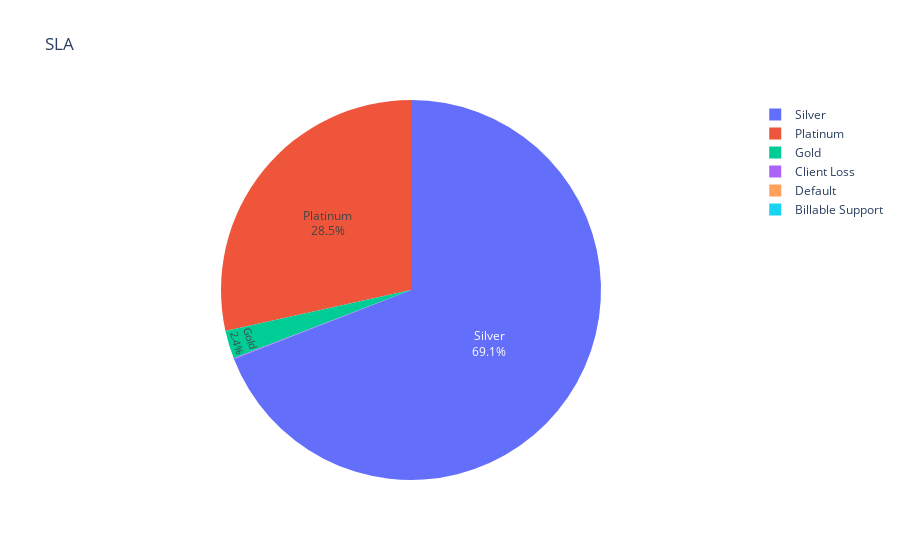

The notebook cell this image was saved under:
### Code cell
typecounts = df["SLA"].value_counts().to_dict()
df1 = pd.DataFrame(list(typecounts.items()), columns=['SLA', 'Counts'])

fig = px.pie(df1, values='Counts', names='SLA',
             title='SLA',labels='SLA')
fig.update_traces(textposition='inside', textinfo='percent+label')
fig.show()

### Figure 1 — Plotly figure (JSON) as saved in the notebook; plotly's stock layout.template omitted (floating-point values rounded to 4 significant figures)
{"data": [{"domain": {"x": [0, 1], "y": [0, 1]}, "hovertemplate": "SLA=%{label}<br>Counts=%{value}<extra></extra>", "labels": ["Silver", "Platinum", "Gold", "Client Loss", "Default", "Billable Support"], "legendgroup": "", "name": "", "showlegend": true, "textinfo": "percent+label", "textposition": "inside", "type": "pie", "values": [69855, 28769, 2428, 56, 1, 1]}], "layout": {"legend": {"tracegroupgap": 0}, "title": {"text": "SLA"}}}
